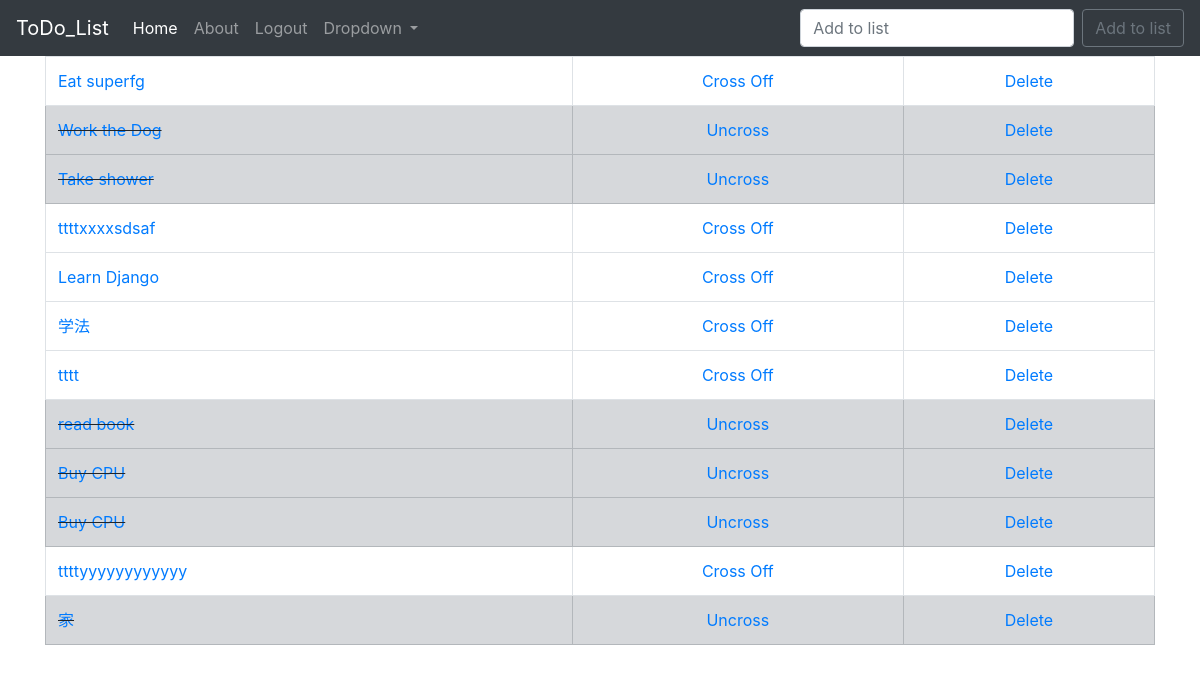
The app's page /, older data.
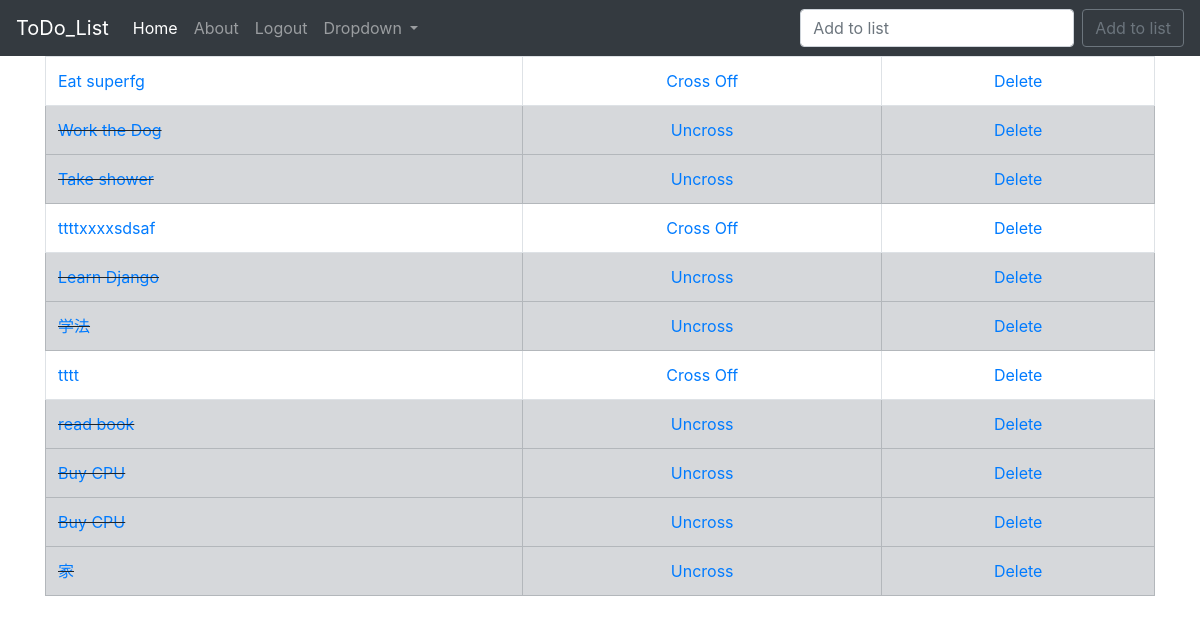
The same page, newer data.
### todo_list/models.py (models this page shows, shortened)
class List(models.Model):
  item = models.CharField(max_length=200)
  completed = models.BooleanField(default = False)

### todo_list/views.py (the view)
# urls.py: 2. Add a URL to urlpatterns:  path('', views.home, name='home')
def home(request):
  if request.method == 'POST':
    form = ListForm(request.POST or None)
    if form.is_valid():
      form.save()
      all_items = List.objects.all
      messages.success(request, ('Item Has Been Added To List!'))
      return render(request,'home.html', {'all_items':all_items})
  else:
    all_items = List.objects.all
    return render(request, 'home.html', {'all_items':all_items})

### todo_list/templates/home.html (shortened to what this page needs)
{% extends 'base.html' %}
{% block content %}
  {% if all_items %}
    <table class="table table-bordered">
      {%for things in all_items %}
        {%if things.completed %}
          <tr class="table-secondary">
            <td class="striker"> <a href="{%url 'edit' things.id %}"> {{things.item}}</a></td>
            <td><center><a href="{% url 'uncross' things.id %}">Uncross</a></center></td>
            <td><center><a href="{%url 'delete' things.id %}">Delete</a></center></td>
          </tr>
        {% else %}
          <tr>
            <td> <a href="{% url 'edit' things.id %}"> {{things.item}}</a></td>
            <td><center> <a href="{% url 'cross_off' things.id %}">Cross Off</a></center></td>
            <td><center><a href="{%url 'delete' things.id %}">Delete</a></center></td>
          </tr>
        {% endif %}
      {% endfor %}
    </table>
  {% endif %}
{% endblock %}

### todo_list/templates/base.html (shortened to what this page needs)
{% load static %}
<!doctype html>
<html lang="en">
  <head>
    <link rel="stylesheet" href="https://cdn.jsdelivr.net/npm/bootstrap@4.5.3/dist/css/bootstrap.min.css">
    <link rel="stylesheet" href="{% static 'css/my_style.css' %}">
  </head>
  <body>
    <nav class="navbar navbar-expand-lg navbar-dark bg-dark">
      <a class="navbar-brand" href="{%url 'home'%}">ToDo_List</a>
      <div class="collapse navbar-collapse" id="navbarSupportedContent">
        <ul class="navbar-nav mr-auto">
          <li class="nav-item active">
            <a class="nav-link" href="#">Home <span class="sr-only">(current)</span></a>
          </li>
          <li class="nav-item">
            <a class="nav-link" href="{% url 'about' %}">About</a>
          </li>
          <li class="nav-item">
            <a class="nav-link" href="{% url 'logout' %}">Logout</a>
          </li>
          <li class="nav-item dropdown">
            <a class="nav-link dropdown-toggle" href="#" id="navbarDropdown" role="button" data-toggle="dropdown" aria-haspopup="true" aria-expanded="false">
              Dropdown
            </a>
          </li>
        </ul>
        <form class="form-inline my-2 my-lg-0" method="POST">
          <input class="form-control mr-sm-2" type="search" placeholder="Add to list" aria-label="Search" name="item">
          <button class="btn btn-outline-secondary my-2 my-sm-0" type="submit">Add to list</button>
        </form>
      </div>
    </nav>
    <div class="container">
    {% block content %}
    {% endblock %}
    </div>
  </body>
</html>

### static/css/my_style.css (style rules this page uses)
.striker { text-decoration: line-through; }

Row changes from the older to the newer data that the page shows:
removed List: item "ttttyyyyyyyyyyyy"
changed List "Learn Django": completed "Cross Off" → "Uncross"
changed List "学法": completed "Cross Off" → "Uncross"
